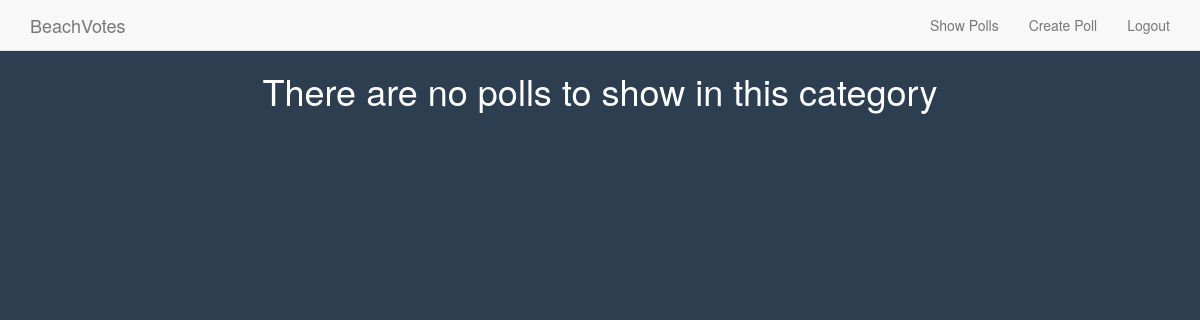
The app's page /poll/category/6/ (signed in), older data.
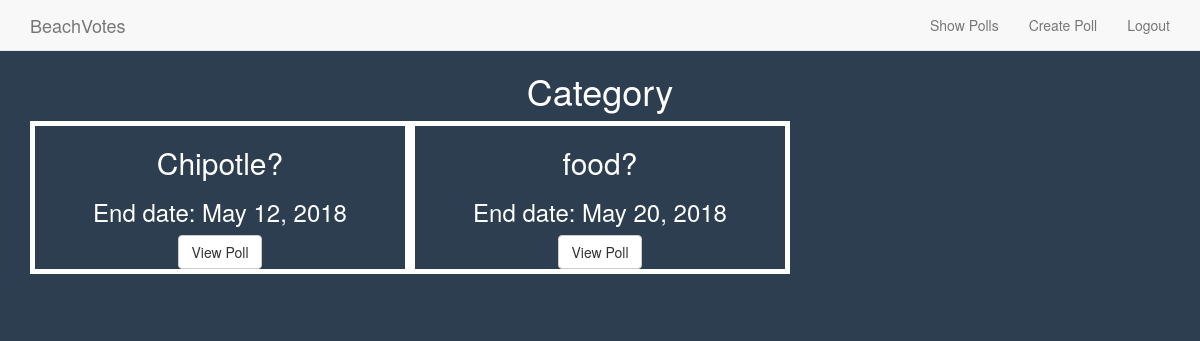
The same page, newer data.
### poll/models.py (models this page shows, shortened)
class Poll(models.Model):
    category = models.ForeignKey(Category, on_delete=models.CASCADE)
    poll_creator = models.ForeignKey(User, on_delete=models.CASCADE)
    title_question = models.CharField(max_length = 128, unique = True, null = False)
    start_date = models.DateField(default = datetime.date.today, null = False)
    end_date =  models.DateField(default = datetime.date.today() + datetime.timedelta(days=1),
                                 null = False)
    def __init__(self, *args, **kwargs):
        models.Model.__init__(self, *args, **kwargs)

### poll/views.py (the view)
# urls.py: url(r'^category/(?P<category>[0-9]+)/$', views.view_category, name='view_category'),
@login_required
def view_category(request, category):
    context_dict = { 'polls' : Poll.objects.filter(category = category) }
    return render(request, 'poll/view_category.html', context_dict)

### templates/poll/view_category.html
{% extends 'poll/base.html' %}
{% block body_block %}
<div class="container">
  {% if polls %}
    <h1 class="text-center">Category</h1>
    {% for poll in polls %}
      <div class="col-md-4 text-center" style="border: 5px solid white; margin-bottom: 40px;">
        <h2>{{ poll.title_question }}</h2>
        <h3>End date: {{ poll.end_date }}</h3>
        <a href="{% url 'view_poll' poll.id user.id %}" class="btn btn-default">View Poll</a>
      </div>
    {% endfor %}
  {% else %}
    <h1 class="text-center">There are no polls to show in this category</h1>
  {% endif %}
</div>
{% endblock %}

Row changes from the older to the newer data that the page shows:
added Poll: title_question "Chipotle?", end_date "May 12, 2018"
added Poll: title_question "food?", end_date "May 20, 2018"
Text that changed along with them:
text no longer shown: "There are no polls to show in this category"
text now shown: "Category"
